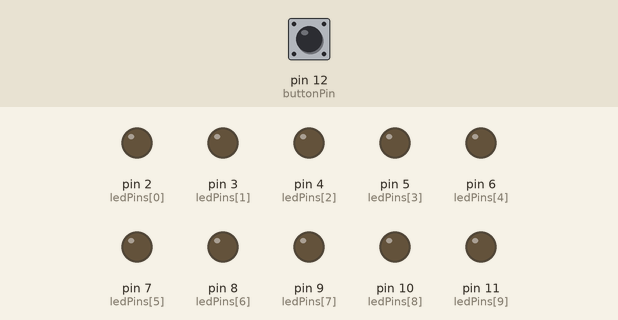
A sketch run on a simulated Arduino Uno, built with avr-gcc and run on an emulated ATmega328P. Shown: output pins drawn as LEDs (lit = HIGH). The inputs (shaded band) are chosen by the test bench; at power-on: pin 12 (buttonPin) HIGH. Random numbers use the default seed unless the sketch sets one.

Above: at 1.2 s.
1.3 s: pin 12 (buttonPin) pulled LOW for 0.15 s
At 6.6 s:
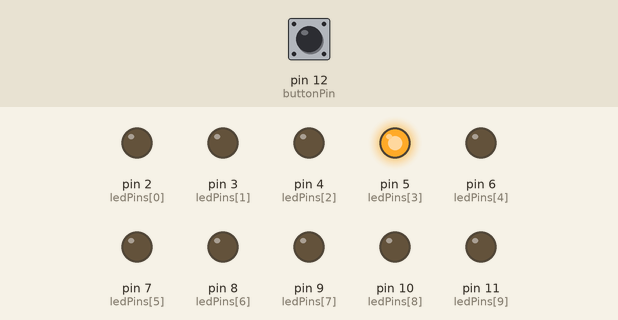
7.3 s: pin 12 (buttonPin) pulled LOW for 3.2 s
At 16.4 s:
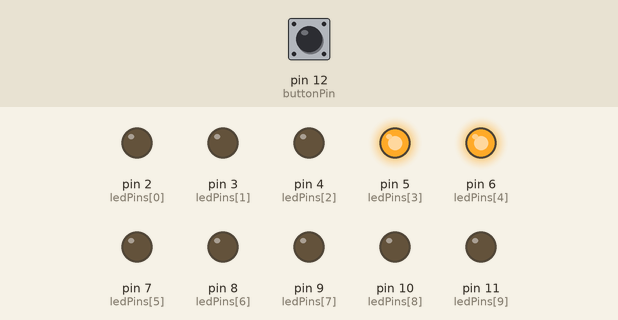
Timing chart, 0 to 17.9 s (numbered marks = the images above; inputs shaded):
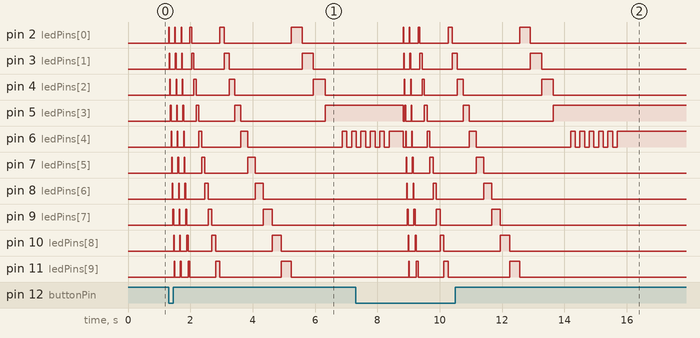

The sketch:

roulettemvp.ino.ino
```cpp
// Rigged Arduino LED Roulette Wheel

const int ledPins[10] = {2, 3, 4, 5, 6, 7, 8, 9, 10, 11};
const int numLeds = 10;
const int buttonPin = 12;

// Set the exact LED index you ALWAYS want to win (0 to 9)
// 0 = Pin 2, 1 = Pin 3, 2 = Pin 4 ... 9 = Pin 11
const int FORCED_WINNING_INDEX = 4;

void setup() {
  for (int i = 0; i < numLeds; i++) {
    pinMode(ledPins[i], OUTPUT);
    digitalWrite(ledPins[i], LOW);
  }

  pinMode(buttonPin, INPUT_PULLUP);

  // Seed random generator strictly to vary full rotation counts for realism
  randomSeed(analogRead(A0));
}

void loop() {
  if (digitalRead(buttonPin) == LOW) {
    spinRoulette();
    delay(300); // Debounce delay
  }
}

void spinRoulette() {
  // Always use the hardcoded target
  int targetIndex = FORCED_WINNING_INDEX;

  // Vary rotations (3 to 5 full circles) so spin length varies naturally
  int fullRotations = random(3, 6);
  int totalSteps = (fullRotations * numLeds) + targetIndex;

  int stepDelay = 20;

  for (int step = 0; step < totalSteps; step++) {
    int currentLed = step % numLeds;

    for (int i = 0; i < numLeds; i++) {
      digitalWrite(ledPins[i], LOW);
    }

    digitalWrite(ledPins[currentLed], HIGH);
    delay(stepDelay);

    // Apply deceleration curve
    int remainingSteps = totalSteps - step;
    if (remainingSteps < 15) {
      stepDelay += 20;
    } else if (remainingSteps < 30) {
      stepDelay += 8;
    }
  }

  // Flash winning LED
  int winningPin = ledPins[targetIndex];
  for (int f = 0; f < 6; f++) {
    digitalWrite(winningPin, LOW);
    delay(150);
    digitalWrite(winningPin, HIGH);
    delay(150);
  }
}
```
